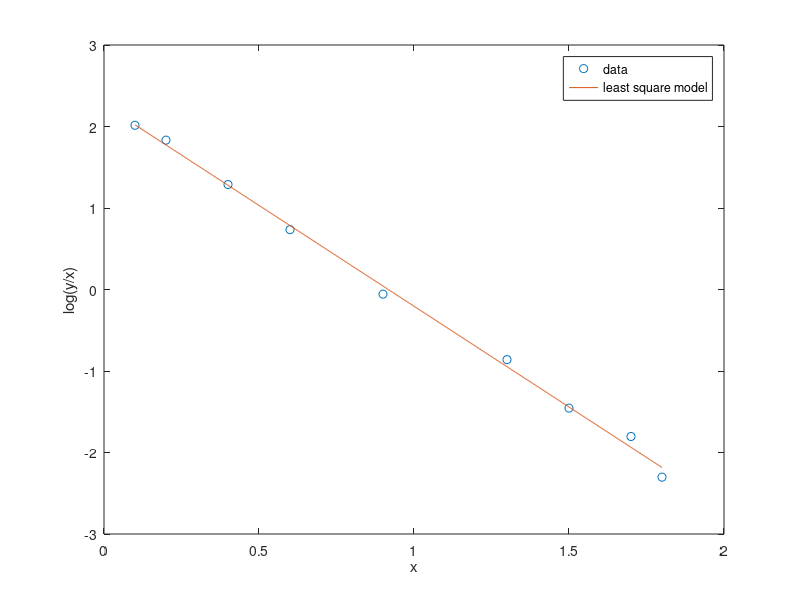

The MATLAB source for this figure:
x=[	0.1	0.2	0.4	0.6	0.9	1.3	1.5	1.7	1.8];
y=[	0.75	1.25	1.45	1.25	0.85	0.55	0.35	0.28	0.18];
for i=1:length(x);
z(i)=y(i)/x(i);
end
A(:,2)=x';
A(:,1)=1;
b=log(z)
b=b'
X=inv(A'*A)*A'*b;
plot(x,b,'o')
hold on 
box on
xx=linspace(0.1,1.8,1000);
yy=X(1)+X(2)*xx;
plot(xx,yy);
xlabel("x");
ylabel("log(y/x)");
legend('data','least square model');
